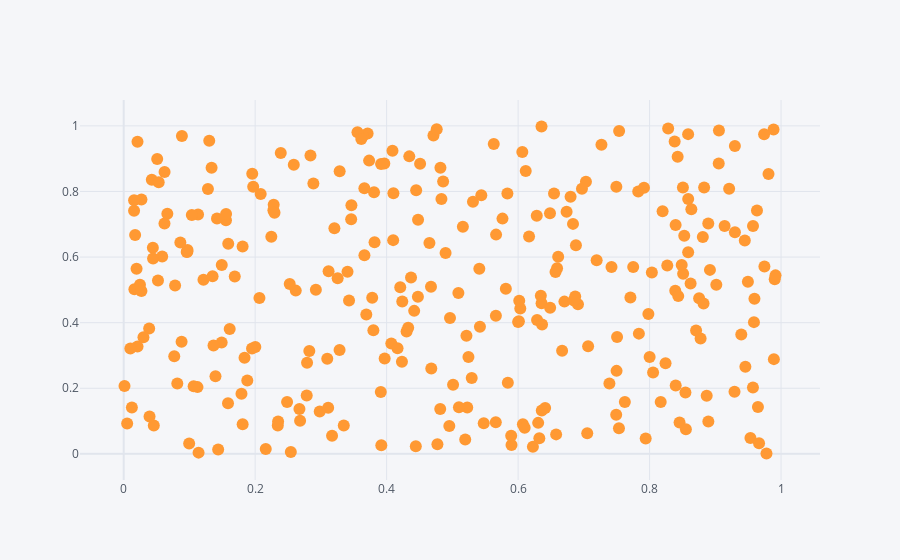

This figure's notebook cell:
### Code cell
df.iplot(x='a',y='b',mode="markers")

### Figure 1 — Plotly figure (JSON) as saved in the notebook; plotly's stock layout.template omitted (floating-point values rounded to 4 significant figures; data arrays with more than 128 entries replaced by an {"elided": "..."} marker saying what was removed)
{"data": [{"line": {"color": "rgba(255, 153, 51, 1.0)", "dash": "solid", "shape": "linear", "width": 1.3}, "marker": {"size": 12, "symbol": "circle"}, "mode": "markers", "name": "b", "text": "", "type": "scatter", "x": {"elided": "300 float values"}, "y": {"elided": "300 float values"}}], "layout": {"legend": {"bgcolor": "#F5F6F9", "font": {"color": "#4D5663"}}, "paper_bgcolor": "#F5F6F9", "plot_bgcolor": "#F5F6F9", "title": {"font": {"color": "#4D5663"}}, "xaxis": {"gridcolor": "#E1E5ED", "showgrid": true, "tickfont": {"color": "#4D5663"}, "title": {"font": {"color": "#4D5663"}, "text": ""}, "zerolinecolor": "#E1E5ED"}, "yaxis": {"gridcolor": "#E1E5ED", "showgrid": true, "tickfont": {"color": "#4D5663"}, "title": {"font": {"color": "#4D5663"}, "text": ""}, "zerolinecolor": "#E1E5ED"}}}
